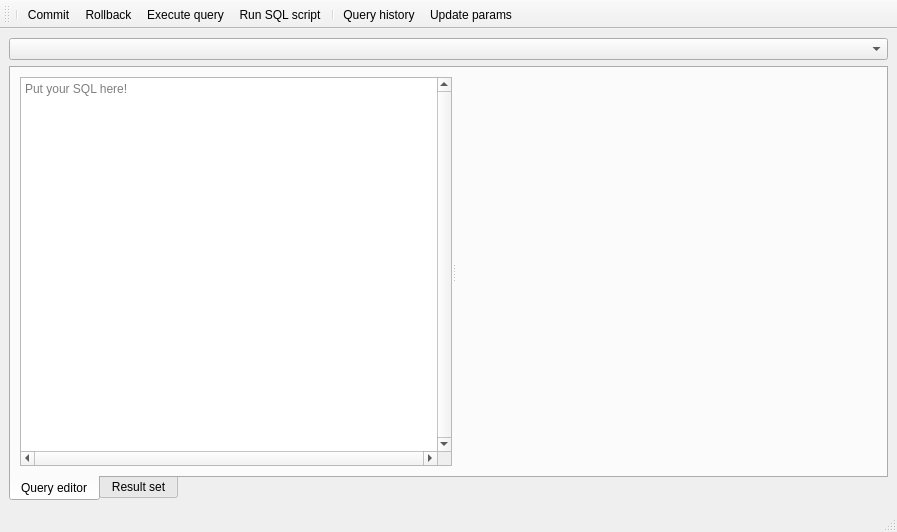
<?xml version="1.0" encoding="UTF-8"?>
<ui version="4.0">
 <class>QueryEditorWindow</class>
 <widget class="QMainWindow" name="QueryEditorWindow">
  <property name="geometry">
   <rect>
    <x>0</x>
    <y>0</y>
    <width>897</width>
    <height>532</height>
   </rect>
  </property>
  <property name="windowTitle">
   <string>MainWindow</string>
  </property>
  <widget class="QWidget" name="centralwidget">
   <layout class="QVBoxLayout" name="verticalLayout">
    <item>
     <widget class="QComboBox" name="cmbDatabase"/>
    </item>
    <item>
     <widget class="QTabWidget" name="tabWidget">
      <property name="tabPosition">
       <enum>QTabWidget::South</enum>
      </property>
      <property name="currentIndex">
       <number>0</number>
      </property>
      <widget class="QWidget" name="tabQuery">
       <attribute name="title">
        <string>Query editor</string>
       </attribute>
       <layout class="QVBoxLayout" name="verticalLayout_2">
        <item>
         <widget class="QSplitter" name="splitter">
          <property name="orientation">
           <enum>Qt::Horizontal</enum>
          </property>
          <property name="childrenCollapsible">
           <bool>false</bool>
          </property>
          <widget class="LQueryEditor" name="teQueryEditor">
           <property name="minimumSize">
            <size>
             <width>300</width>
             <height>0</height>
            </size>
           </property>
           <property name="acceptDrops">
            <bool>true</bool>
           </property>
           <property name="verticalScrollBarPolicy">
            <enum>Qt::ScrollBarAlwaysOn</enum>
           </property>
           <property name="horizontalScrollBarPolicy">
            <enum>Qt::ScrollBarAlwaysOn</enum>
           </property>
           <property name="placeholderText">
            <string>Put your SQL here!</string>
           </property>
          </widget>
          <widget class="QueryParamsForm" name="paramsForm" native="true">
           <property name="minimumSize">
            <size>
             <width>250</width>
             <height>0</height>
            </size>
           </property>
           <property name="styleSheet">
            <string notr="true"/>
           </property>
          </widget>
         </widget>
        </item>
       </layout>
      </widget>
      <widget class="QWidget" name="tabResult">
       <attribute name="title">
        <string>Result set</string>
       </attribute>
       <layout class="QVBoxLayout" name="verticalLayout_3">
        <item>
         <widget class="QTableView" name="tvResultSet">
          <property name="sortingEnabled">
           <bool>true</bool>
          </property>
         </widget>
        </item>
       </layout>
      </widget>
     </widget>
    </item>
   </layout>
  </widget>
  <widget class="QStatusBar" name="statusbar"/>
  <widget class="QToolBar" name="toolBar">
   <property name="windowTitle">
    <string>toolBar</string>
   </property>
   <attribute name="toolBarArea">
    <enum>TopToolBarArea</enum>
   </attribute>
   <attribute name="toolBarBreak">
    <bool>false</bool>
   </attribute>
   <addaction name="separator"/>
   <addaction name="aCommit"/>
   <addaction name="aRollback"/>
   <addaction name="aExecuteQuery"/>
   <addaction name="aExecScript"/>
   <addaction name="separator"/>
   <addaction name="aQueryHistory"/>
   <addaction name="aUpdateParams"/>
  </widget>
  <action name="aCommit">
   <property name="icon">
    <iconset resource="../icons.qrc">
     <normaloff>:/icons/commit.png</normaloff>:/icons/commit.png</iconset>
   </property>
   <property name="text">
    <string>Commit</string>
   </property>
   <property name="toolTip">
    <string>Commit</string>
   </property>
  </action>
  <action name="aRollback">
   <property name="icon">
    <iconset resource="../icons.qrc">
     <normaloff>:/icons/rollback.png</normaloff>:/icons/rollback.png</iconset>
   </property>
   <property name="text">
    <string>Rollback</string>
   </property>
   <property name="toolTip">
    <string>Rollback</string>
   </property>
  </action>
  <action name="aExecuteQuery">
   <property name="icon">
    <iconset resource="../icons.qrc">
     <normaloff>:/icons/run.png</normaloff>:/icons/run.png</iconset>
   </property>
   <property name="text">
    <string>Execute query</string>
   </property>
   <property name="toolTip">
    <string>Execute query</string>
   </property>
   <property name="shortcut">
    <string>F5</string>
   </property>
  </action>
  <action name="aExecScript">
   <property name="icon">
    <iconset resource="../icons.qrc">
     <normaloff>:/icons/run_script.png</normaloff>:/icons/run_script.png</iconset>
   </property>
   <property name="text">
    <string>Run SQL script</string>
   </property>
   <property name="toolTip">
    <string>Run SQL script</string>
   </property>
  </action>
  <action name="aQueryHistory">
   <property name="icon">
    <iconset resource="../icons.qrc">
     <normaloff>:/icons/history.png</normaloff>:/icons/history.png</iconset>
   </property>
   <property name="text">
    <string>Query history</string>
   </property>
  </action>
  <action name="aUpdateParams">
   <property name="icon">
    <iconset resource="../icons.qrc">
     <normaloff>:/icons/refresh.png</normaloff>:/icons/refresh.png</iconset>
   </property>
   <property name="text">
    <string>Update params</string>
   </property>
  </action>
 </widget>
 <customwidgets>
  <customwidget>
   <class>LQueryEditor</class>
   <extends>QPlainTextEdit</extends>
   <header>widgets/lqueryeditor.h</header>
  </customwidget>
  <customwidget>
   <class>QueryParamsForm</class>
   <extends>QWidget</extends>
   <header>sdk/forms/queryparamsform.h</header>
   <container>1</container>
  </customwidget>
 </customwidgets>
 <resources>
  <include location="../icons.qrc"/>
 </resources>
 <connections/>
</ui>
